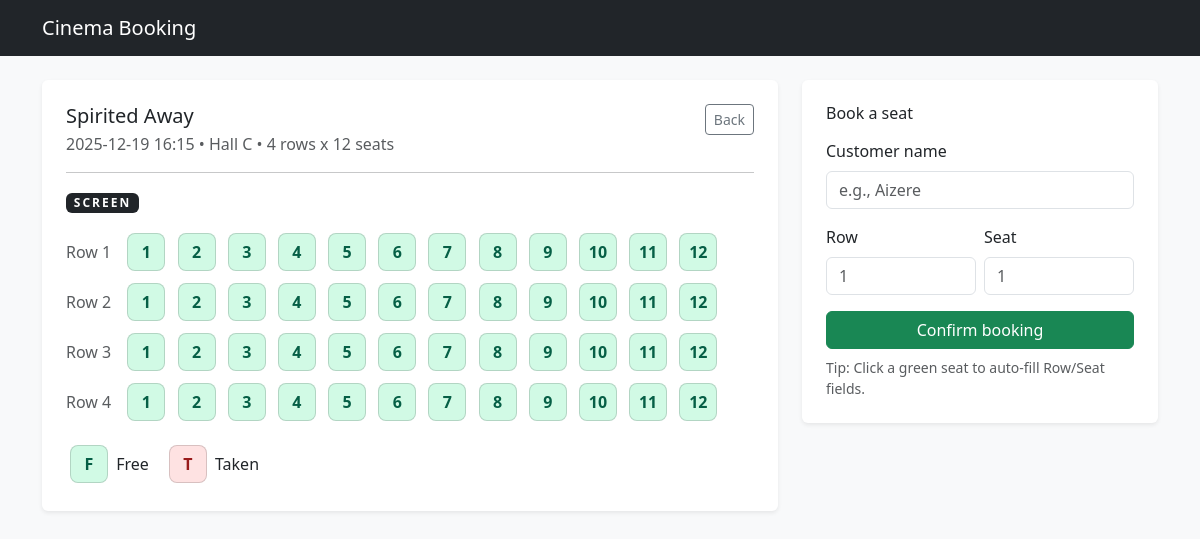
The page /screenings/3 on the database its author committed.
### app/models.py (models this page shows)
class Film(db.Model):
    __tablename__ = "films"
    id = db.Column(db.Integer, primary_key=True)
    title = db.Column(db.String(200), nullable=False)
    duration_min = db.Column(db.Integer, nullable=False)
    age_rating = db.Column(db.String(10), nullable=False)  # e.g., "PG-13"
    description = db.Column(db.Text, nullable=True)
    screenings = db.relationship("Screening", backref="film", lazy=True)

class Screening(db.Model):
    __tablename__ = "screenings"
    id = db.Column(db.Integer, primary_key=True)
    film_id = db.Column(db.Integer, db.ForeignKey("films.id"), nullable=False)
    hall_id = db.Column(db.Integer, db.ForeignKey("halls.id"), nullable=False)
    start_time = db.Column(db.DateTime, nullable=False)
    bookings = db.relationship("Booking", backref="screening", lazy=True, cascade="all, delete-orphan")

class Hall(db.Model):
    __tablename__ = "halls"
    id = db.Column(db.Integer, primary_key=True)
    name = db.Column(db.String(50), nullable=False, unique=True)
    rows = db.Column(db.Integer, nullable=False)
    seats_per_row = db.Column(db.Integer, nullable=False)
    screenings = db.relationship("Screening", backref="hall", lazy=True)

### app/routes.py (the view, shortened to what this page needs)
@main_bp.route("/screenings/<int:screening_id>", methods=["GET", "POST"])
def screening_detail(screening_id):
    screening = Screening.query.get_or_404(screening_id)
    hall = screening.hall
    bookings = Booking.query.filter_by(screening_id=screening.id).all()
    occupied = {(b.row_number, b.seat_number): b for b in bookings}
    return render_template(
        "screening.html",
        screening=screening,
        hall=hall,
        occupied=occupied
    )

### app/templates/screening.html
{% extends "base.html" %}
{% block content %}
  <div class="row g-4">
    <div class="col-lg-8">
      <div class="p-4 bg-white rounded shadow-sm">
        <div class="d-flex justify-content-between align-items-start">
          <div>
            <h1 class="h5 mb-1">{{ screening.film.title }}</h1>
            <div class="text-muted">
              {{ screening.start_time.strftime("%Y-%m-%d %H:%M") }} • {{ hall.name }} •
              {{ hall.rows }} rows x {{ hall.seats_per_row }} seats
            </div>
          </div>
          <a class="btn btn-sm btn-outline-secondary" href="{{ url_for('main.index') }}">Back</a>
        </div>
        <hr />
        <div class="mb-3">
          <span class="badge text-bg-dark screen-badge">SCREEN</span>
        </div>
        <div class="mb-3">
          {% for r in range(1, hall.rows + 1) %}
            <div class="mb-1">
              <span class="text-muted me-2">Row {{ r }}</span>
              {% for s in range(1, hall.seats_per_row + 1) %}
                {% if (r, s) in occupied %}
                  <span class="seat seat-taken" title="Taken">{{ s }}</span>
                {% else %}
                  <a
                    href="javascript:void(0)"
                    class="seat seat-free"
                    onclick="selectSeat({{ r }}, {{ s }})"
                    title="Free - click to select"
                  >{{ s }}</a>
                {% endif %}
              {% endfor %}
            </div>
          {% endfor %}
        </div>
        <div class="d-flex gap-3">
          <div><span class="seat seat-free">F</span> Free</div>
          <div><span class="seat seat-taken">T</span> Taken</div>
        </div>
      </div>
    </div>
    <div class="col-lg-4">
      <div class="p-4 bg-white rounded shadow-sm">
        <h2 class="h6 mb-3">Book a seat</h2>
        <form method="POST">
          <div class="mb-3">
            <label class="form-label">Customer name</label>
            <input class="form-control" name="customer_name" placeholder="e.g., Aizere" required />
          </div>
          <div class="row g-2 mb-3">
            <div class="col">
              <label class="form-label">Row</label>
              <input id="row_number" class="form-control" name="row_number" placeholder="1" required />
            </div>
            <div class="col">
              <label class="form-label">Seat</label>
              <input id="seat_number" class="form-control" name="seat_number" placeholder="1" required />
            </div>
          </div>
          <button class="btn btn-success w-100" type="submit">Confirm booking</button>
          <p class="text-muted small mt-2 mb-0">
            Tip: Click a green seat to auto-fill Row/Seat fields.
          </p>
        </form>
      </div>
    </div>
  </div>
{% endblock %}

### app/templates/base.html (style rules this page uses)
.seat { width: 38px; height: 38px; display: inline-flex; align-items: center; justify-content: center; margin: 4px; border-radius: 8px; font-weight: 600; text-decoration: none; border: 1px solid rgba(0,0,0,0.15); }
.seat-free { background: #d1fae5; color: #065f46; }
.seat-taken { background: #fee2e2; color: #991b1b; cursor: not-allowed; }
.screen-badge { letter-spacing: 2px; }

### rows shown on the page
Film: film "Spirited Away"
Screening: start_time "2025-12-19 16:15"
Hall: name "Hall C", rows "4", seats_per_row "12"

### other values the page prints
{{ r }} "1" "2" "3" "4"
{{ s }} "1" "2" "3" "4" "5" "6" "7" "8" "9" "10" "11" "12" "1" "2" "3" "4" "5" "6" "7" "8" "9" "10" "11" "12" "1" "2" "3" "4" "5" "6" "7" "8" "9" "10" "11" "12" "1" "2" "3" "4" "5" "6" "7" "8" "9" "10" "11" "12"
